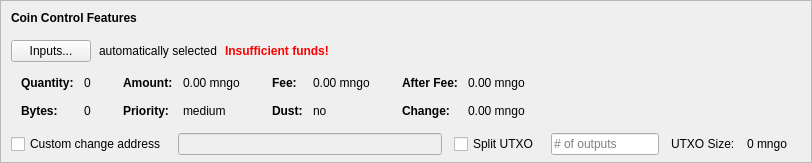
    <widget class="QFrame" name="frameCoinControl">
     <property name="sizePolicy">
      <sizepolicy hsizetype="Expanding" vsizetype="Expanding">
       <horstretch>0</horstretch>
       <verstretch>0</verstretch>
      </sizepolicy>
     </property>
     <property name="maximumSize">
      <size>
       <width>16777215</width>
       <height>16777215</height>
      </size>
     </property>
     <property name="frameShape">
      <enum>QFrame::StyledPanel</enum>
     </property>
     <property name="frameShadow">
      <enum>QFrame::Sunken</enum>
     </property>
     <layout class="QVBoxLayout" name="verticalLayoutCoinControl2">
      <property name="spacing">
       <number>0</number>
      </property>
      <property name="leftMargin">
       <number>0</number>
      </property>
      <property name="topMargin">
       <number>0</number>
      </property>
      <property name="rightMargin">
       <number>0</number>
      </property>
      <property name="bottomMargin">
       <number>6</number>
      </property>
      <item>
       <layout class="QVBoxLayout" name="verticalLayoutCoinControl" stretch="0,0,0,0,1">
        <property name="spacing">
         <number>0</number>
        </property>
        <property name="leftMargin">
         <number>10</number>
        </property>
        <property name="topMargin">
         <number>10</number>
        </property>
        <item>
         <layout class="QHBoxLayout" name="horizontalLayoutCoinControl1">
          <property name="bottomMargin">
           <number>15</number>
          </property>
          <item>
           <widget class="QLabel" name="labelCoinControlFeatures">
            <property name="sizePolicy">
             <sizepolicy hsizetype="Preferred" vsizetype="Maximum">
              <horstretch>0</horstretch>
              <verstretch>0</verstretch>
             </sizepolicy>
            </property>
            <property name="font">
             <font>
              <weight>75</weight>
              <bold>true</bold>
             </font>
            </property>
            <property name="styleSheet">
             <string notr="true">font-weight:bold;</string>
            </property>
            <property name="text">
             <string>Coin Control Features</string>
            </property>
           </widget>
          </item>
         </layout>
        </item>
        <item>
         <layout class="QHBoxLayout" name="horizontalLayoutCoinControl2" stretch="0,0,0,0">
          <property name="spacing">
           <number>8</number>
          </property>
          <property name="bottomMargin">
           <number>10</number>
          </property>
          <item>
           <widget class="QPushButton" name="pushButtonCoinControl">
            <property name="styleSheet">
             <string notr="true"/>
            </property>
            <property name="text">
             <string>Inputs...</string>
            </property>
            <property name="autoDefault">
             <bool>false</bool>
            </property>
           </widget>
          </item>
          <item>
           <widget class="QLabel" name="labelCoinControlAutomaticallySelected">
            <property name="text">
             <string>automatically selected</string>
            </property>
            <property name="margin">
             <number>5</number>
            </property>
           </widget>
          </item>
          <item>
           <widget class="QLabel" name="labelCoinControlInsuffFunds">
            <property name="font">
             <font>
              <weight>75</weight>
              <bold>true</bold>
             </font>
            </property>
            <property name="styleSheet">
             <string notr="true">color:red;font-weight:bold;</string>
            </property>
            <property name="text">
             <string>Insufficient funds!</string>
            </property>
            <property name="margin">
             <number>5</number>
            </property>
           </widget>
          </item>
          <item>
           <spacer name="horizontalSpacerCoinControl">
            <property name="orientation">
             <enum>Qt::Horizontal</enum>
            </property>
            <property name="sizeHint" stdset="0">
             <size>
              <width>40</width>
              <height>1</height>
             </size>
            </property>
           </spacer>
          </item>
         </layout>
        </item>
        <item>
         <widget class="QWidget" name="widgetCoinControl" native="true">
          <property name="sizePolicy">
           <sizepolicy hsizetype="Preferred" vsizetype="Preferred">
            <horstretch>0</horstretch>
            <verstretch>0</verstretch>
           </sizepolicy>
          </property>
          <property name="minimumSize">
           <size>
            <width>0</width>
            <height>0</height>
           </size>
          </property>
          <property name="styleSheet">
           <string notr="true"/>
          </property>
          <layout class="QHBoxLayout" name="horizontalLayoutCoinControl5">
           <property name="leftMargin">
            <number>0</number>
           </property>
           <property name="topMargin">
            <number>0</number>
           </property>
           <property name="rightMargin">
            <number>0</number>
           </property>
           <property name="bottomMargin">
            <number>0</number>
           </property>
           <item>
            <layout class="QHBoxLayout" name="horizontalLayoutCoinControl3" stretch="0,0,0,1">
             <property name="spacing">
              <number>20</number>
             </property>
             <property name="topMargin">
              <number>0</number>
             </property>
             <property name="bottomMargin">
              <number>10</number>
             </property>
             <item>
              <layout class="QFormLayout" name="formLayoutCoinControl1">
               <property name="horizontalSpacing">
                <number>10</number>
               </property>
               <property name="verticalSpacing">
                <number>14</number>
               </property>
               <property name="leftMargin">
                <number>10</number>
               </property>
               <property name="topMargin">
                <number>4</number>
               </property>
               <property name="rightMargin">
                <number>6</number>
               </property>
               <item row="0" column="0">
                <widget class="QLabel" name="labelCoinControlQuantityText">
                 <property name="font">
                  <font>
                   <weight>75</weight>
                   <bold>true</bold>
                  </font>
                 </property>
                 <property name="text">
                  <string>Quantity:</string>
                 </property>
                 <property name="margin">
                  <number>0</number>
                 </property>
                </widget>
               </item>
               <item row="0" column="1">
                <widget class="QLabel" name="labelCoinControlQuantity">
                 <property name="cursor">
                  <cursorShape>IBeamCursor</cursorShape>
                 </property>
                 <property name="contextMenuPolicy">
                  <enum>Qt::ActionsContextMenu</enum>
                 </property>
                 <property name="text">
                  <string notr="true">0</string>
                 </property>
                 <property name="margin">
                  <number>0</number>
                 </property>
                 <property name="textInteractionFlags">
                  <set>Qt::LinksAccessibleByMouse|Qt::TextSelectableByKeyboard|Qt::TextSelectableByMouse</set>
                 </property>
                </widget>
               </item>
               <item row="1" column="0">
                <widget class="QLabel" name="labelCoinControlBytesText">
                 <property name="font">
                  <font>
                   <weight>75</weight>
                   <bold>true</bold>
                  </font>
                 </property>
                 <property name="text">
                  <string>Bytes:</string>
                 </property>
                </widget>
               </item>
               <item row="1" column="1">
                <widget class="QLabel" name="labelCoinControlBytes">
                 <property name="cursor">
                  <cursorShape>IBeamCursor</cursorShape>
                 </property>
                 <property name="contextMenuPolicy">
                  <enum>Qt::ActionsContextMenu</enum>
                 </property>
                 <property name="text">
                  <string notr="true">0</string>
                 </property>
                 <property name="textInteractionFlags">
                  <set>Qt::LinksAccessibleByMouse|Qt::TextSelectableByKeyboard|Qt::TextSelectableByMouse</set>
                 </property>
                </widget>
               </item>
              </layout>
             </item>
             <item>
              <layout class="QFormLayout" name="formLayoutCoinControl2">
               <property name="horizontalSpacing">
                <number>10</number>
               </property>
               <property name="verticalSpacing">
                <number>14</number>
               </property>
               <property name="leftMargin">
                <number>6</number>
               </property>
               <property name="topMargin">
                <number>4</number>
               </property>
               <property name="rightMargin">
                <number>6</number>
               </property>
               <item row="0" column="0">
                <widget class="QLabel" name="labelCoinControlAmountText">
                 <property name="font">
                  <font>
                   <weight>75</weight>
                   <bold>true</bold>
                  </font>
                 </property>
                 <property name="text">
                  <string>Amount:</string>
                 </property>
                 <property name="margin">
                  <number>0</number>
                 </property>
                </widget>
               </item>
               <item row="0" column="1">
                <widget class="QLabel" name="labelCoinControlAmount">
                 <property name="cursor">
                  <cursorShape>IBeamCursor</cursorShape>
                 </property>
                 <property name="contextMenuPolicy">
                  <enum>Qt::ActionsContextMenu</enum>
                 </property>
                 <property name="text">
                  <string notr="true">0.00 mngo</string>
                 </property>
                 <property name="textInteractionFlags">
                  <set>Qt::LinksAccessibleByMouse|Qt::TextSelectableByKeyboard|Qt::TextSelectableByMouse</set>
                 </property>
                </widget>
               </item>
               <item row="1" column="0">
                <widget class="QLabel" name="labelCoinControlPriorityText">
                 <property name="font">
                  <font>
                   <weight>75</weight>
                   <bold>true</bold>
                  </font>
                 </property>
                 <property name="text">
                  <string>Priority:</string>
                 </property>
                </widget>
               </item>
               <item row="1" column="1">
                <widget class="QLabel" name="labelCoinControlPriority">
                 <property name="cursor">
                  <cursorShape>IBeamCursor</cursorShape>
                 </property>
                 <property name="contextMenuPolicy">
                  <enum>Qt::ActionsContextMenu</enum>
                 </property>
                 <property name="text">
                  <string>medium</string>
                 </property>
                 <property name="textInteractionFlags">
                  <set>Qt::LinksAccessibleByMouse|Qt::TextSelectableByKeyboard|Qt::TextSelectableByMouse</set>
                 </property>
                </widget>
               </item>
              </layout>
             </item>
             <item>
              <layout class="QFormLayout" name="formLayoutCoinControl3">
               <property name="horizontalSpacing">
                <number>10</number>
               </property>
               <property name="verticalSpacing">
                <number>14</number>
               </property>
               <property name="leftMargin">
                <number>6</number>
               </property>
               <property name="topMargin">
                <number>4</number>
               </property>
               <property name="rightMargin">
                <number>6</number>
               </property>
               <item row="0" column="0">
                <widget class="QLabel" name="labelCoinControlFeeText">
                 <property name="font">
                  <font>
                   <weight>75</weight>
                   <bold>true</bold>
                  </font>
                 </property>
                 <property name="text">
                  <string>Fee:</string>
                 </property>
                 <property name="margin">
                  <number>0</number>
                 </property>
                </widget>
               </item>
               <item row="0" column="1">
                <widget class="QLabel" name="labelCoinControlFee">
                 <property name="cursor">
                  <cursorShape>IBeamCursor</cursorShape>
                 </property>
                 <property name="contextMenuPolicy">
                  <enum>Qt::ActionsContextMenu</enum>
                 </property>
                 <property name="text">
                  <string notr="true">0.00 mngo</string>
                 </property>
                 <property name="textInteractionFlags">
                  <set>Qt::LinksAccessibleByMouse|Qt::TextSelectableByKeyboard|Qt::TextSelectableByMouse</set>
                 </property>
                </widget>
               </item>
               <item row="1" column="0">
                <widget class="QLabel" name="labelCoinControlLowOutputText">
                 <property name="font">
                  <font>
                   <weight>75</weight>
                   <bold>true</bold>
                  </font>
                 </property>
                 <property name="text">
                  <string>Dust:</string>
                 </property>
                </widget>
               </item>
               <item row="1" column="1">
                <widget class="QLabel" name="labelCoinControlLowOutput">
                 <property name="cursor">
                  <cursorShape>IBeamCursor</cursorShape>
                 </property>
                 <property name="contextMenuPolicy">
                  <enum>Qt::ActionsContextMenu</enum>
                 </property>
                 <property name="text">
                  <string>no</string>
                 </property>
                 <property name="textInteractionFlags">
                  <set>Qt::LinksAccessibleByMouse|Qt::TextSelectableByKeyboard|Qt::TextSelectableByMouse</set>
                 </property>
                </widget>
               </item>
              </layout>
             </item>
             <item>
              <layout class="QFormLayout" name="formLayoutCoinControl4">
               <property name="horizontalSpacing">
                <number>10</number>
               </property>
               <property name="verticalSpacing">
                <number>14</number>
               </property>
               <property name="leftMargin">
                <number>6</number>
               </property>
               <property name="topMargin">
                <number>4</number>
               </property>
               <property name="rightMargin">
                <number>6</number>
               </property>
               <item row="0" column="0">
                <widget class="QLabel" name="labelCoinControlAfterFeeText">
                 <property name="font">
                  <font>
                   <weight>75</weight>
                   <bold>true</bold>
                  </font>
                 </property>
                 <property name="text">
                  <string>After Fee:</string>
                 </property>
                 <property name="margin">
                  <number>0</number>
                 </property>
                </widget>
               </item>
               <item row="0" column="1">
                <widget class="QLabel" name="labelCoinControlAfterFee">
                 <property name="cursor">
                  <cursorShape>IBeamCursor</cursorShape>
                 </property>
                 <property name="contextMenuPolicy">
                  <enum>Qt::ActionsContextMenu</enum>
                 </property>
                 <property name="text">
                  <string notr="true">0.00 mngo</string>
                 </property>
                 <property name="textInteractionFlags">
                  <set>Qt::LinksAccessibleByMouse|Qt::TextSelectableByKeyboard|Qt::TextSelectableByMouse</set>
                 </property>
                </widget>
               </item>
               <item row="1" column="0">
                <widget class="QLabel" name="labelCoinControlChangeText">
                 <property name="font">
                  <font>
                   <weight>75</weight>
                   <bold>true</bold>
                  </font>
                 </property>
                 <property name="text">
                  <string>Change:</string>
                 </property>
                </widget>
               </item>
               <item row="1" column="1">
                <widget class="QLabel" name="labelCoinControlChange">
                 <property name="cursor">
                  <cursorShape>IBeamCursor</cursorShape>
                 </property>
                 <property name="contextMenuPolicy">
                  <enum>Qt::ActionsContextMenu</enum>
                 </property>
                 <property name="text">
                  <string notr="true">0.00 mngo</string>
                 </property>
                 <property name="textInteractionFlags">
                  <set>Qt::LinksAccessibleByMouse|Qt::TextSelectableByKeyboard|Qt::TextSelectableByMouse</set>
                 </property>
                </widget>
               </item>
              </layout>
             </item>
            </layout>
           </item>
          </layout>
         </widget>
        </item>
        <item>
         <layout class="QHBoxLayout" name="horizontalLayoutCoinControl4" stretch="0,0,0,0,0,0,0">
          <property name="spacing">
           <number>12</number>
          </property>
          <property name="sizeConstraint">
           <enum>QLayout::SetDefaultConstraint</enum>
          </property>
          <property name="topMargin">
           <number>5</number>
          </property>
          <property name="rightMargin">
           <number>5</number>
          </property>
          <item>
           <widget class="QCheckBox" name="checkBoxCoinControlChange">
            <property name="toolTip">
             <string>If this is activated, but the change address is empty or invalid, change will be sent to a newly generated address.</string>
            </property>
            <property name="text">
             <string>Custom change address</string>
            </property>
           </widget>
          </item>
          <item>
           <widget class="QValidatedLineEdit" name="lineEditCoinControlChange">
            <property name="enabled">
             <bool>false</bool>
            </property>
            <property name="sizePolicy">
             <sizepolicy hsizetype="Expanding" vsizetype="Fixed">
              <horstretch>0</horstretch>
              <verstretch>0</verstretch>
             </sizepolicy>
            </property>
           </widget>
          </item>
          <item>
           <widget class="QCheckBox" name="splitBlockCheckBox">
            <property name="text">
             <string>Split UTXO</string>
            </property>
           </widget>
          </item>
          <item>
           <widget class="QLineEdit" name="splitBlockLineEdit">
            <property name="sizePolicy">
             <sizepolicy hsizetype="Fixed" vsizetype="Fixed">
              <horstretch>50</horstretch>
              <verstretch>0</verstretch>
             </sizepolicy>
            </property>
            <property name="placeholderText">
             <string># of outputs</string>
            </property>
           </widget>
          </item>
          <item>
           <widget class="QLabel" name="labelBlockSizeText">
            <property name="text">
             <string>UTXO Size:</string>
            </property>
           </widget>
          </item>
          <item>
           <widget class="QLabel" name="labelBlockSize">
            <property name="text">
             <string>0 mngo</string>
            </property>
           </widget>
          </item>
          <item>
           <widget class="QLabel" name="labelCoinControlChangeLabel">
            <property name="sizePolicy">
             <sizepolicy hsizetype="Preferred" vsizetype="Expanding">
              <horstretch>0</horstretch>
              <verstretch>0</verstretch>
             </sizepolicy>
            </property>
            <property name="minimumSize">
             <size>
              <width>0</width>
              <height>0</height>
             </size>
            </property>
            <property name="text">
             <string/>
            </property>
            <property name="margin">
             <number>3</number>
            </property>
           </widget>
          </item>
         </layout>
        </item>
        <item>
         <spacer name="verticalSpacerCoinControl">
          <property name="orientation">
           <enum>Qt::Vertical</enum>
          </property>
          <property name="sizeHint" stdset="0">
           <size>
            <width>800</width>
            <height>1</height>
           </size>
          </property>
         </spacer>
        </item>
       </layout>
      </item>
     </layout>
    </widget>
